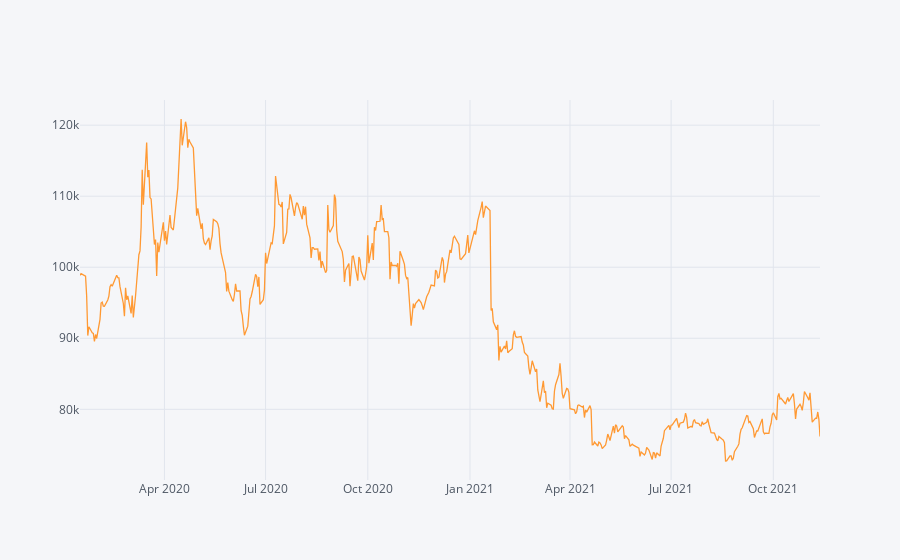

The cell this chart's notebook holds for it:
### Code cell
#Todo:

r_df = results['result_df']

# Calculate the Absolute Return of our trend-following trading strategy
absolute_return_tf = (r_df['account_val'].iloc[-1]-starting_capital)/starting_capital

# Calculate the CAGR or our trend-following trading strategy
CAGR_tf = ((r_df['account_val'].iloc[-1]/starting_capital)**(252/len(df)))-1
#or
CAGR_tf = ((r_df['account_val'].iloc[-1]/starting_capital)**(365/(df.index[-1] - df.index[0]).days))-1


# Calculate the IR (Sharpe without RF-rate) of our trend-following trading strategy
information_ratio_tf = (r_df.account_val.pct_change().mean()/r_df.account_val.pct_change().std())*((252) **0.5)

#Plot the equity curve (hint: use 'account_val')
r_df.account_val.iplot()
#or
r_df.account_val.plot()

### Figure 1 — Plotly figure (JSON) as saved in the notebook; plotly's stock layout.template omitted (floating-point values rounded to 4 significant figures; data arrays with more than 128 entries replaced by an {"elided": "..."} marker saying what was removed)
{"data": [{"line": {"color": "rgba(255, 153, 51, 1.0)", "dash": "solid", "shape": "linear", "width": 1.3}, "mode": "lines", "name": "account_val", "text": "", "type": "scatter", "x": {"elided": "462 str values"}, "y": {"elided": "462 float values"}}], "layout": {"legend": {"bgcolor": "#F5F6F9", "font": {"color": "#4D5663"}}, "paper_bgcolor": "#F5F6F9", "plot_bgcolor": "#F5F6F9", "title": {"font": {"color": "#4D5663"}}, "xaxis": {"gridcolor": "#E1E5ED", "showgrid": true, "tickfont": {"color": "#4D5663"}, "title": {"font": {"color": "#4D5663"}, "text": ""}, "zerolinecolor": "#E1E5ED"}, "yaxis": {"gridcolor": "#E1E5ED", "showgrid": true, "tickfont": {"color": "#4D5663"}, "title": {"font": {"color": "#4D5663"}, "text": ""}, "zerolinecolor": "#E1E5ED"}}}
